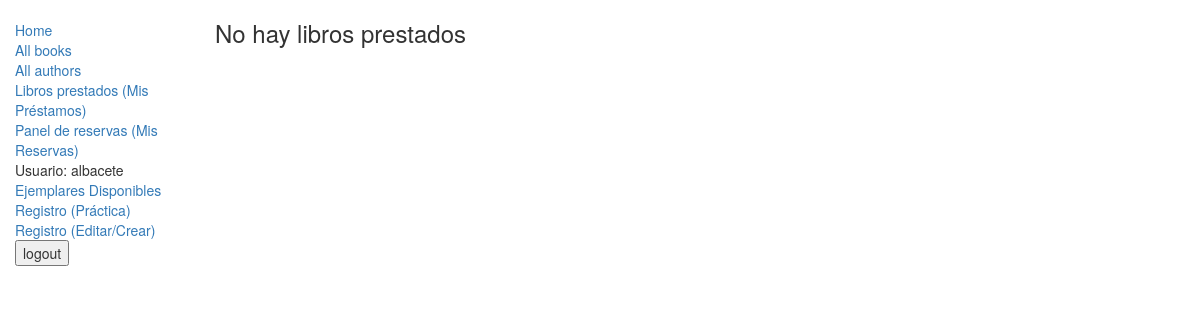
Before: /catalog/listaprestados/ (signed in) with the older database file.
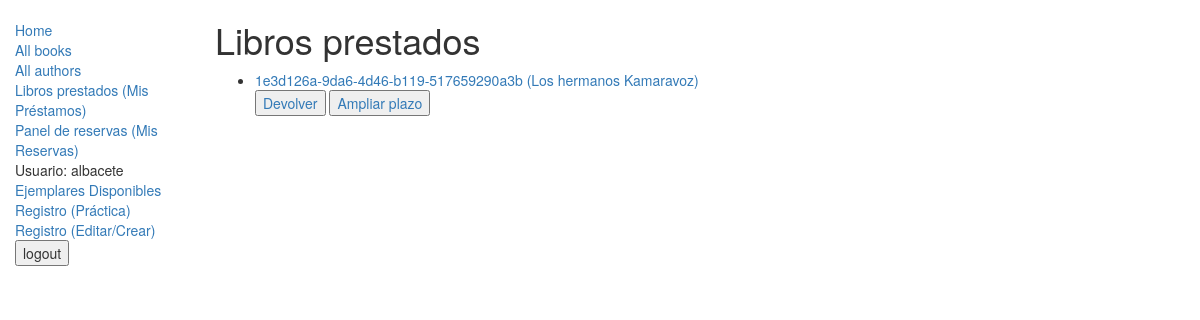
After: the same page with the newer database file.
### catalog/models.py (models this page shows, shortened)
class BookInstance(models.Model):
    id = models.UUIDField(primary_key = True, default=uuid.uuid4,help_text="id unico del ejemplar en toda la biblioteca")
    imprent = models.CharField(max_length= 200, help_text="Introduce el nombre de la editorial")
    due_back = models.DateField(null=True,blank = True)
    loan_status =(
            ("m","Maintenance"),
            ("o","on loan"),
            ("a","available"),
            ("r","reserverd")
        )
    pdf = models.FileField(upload_to="pdfs/", null=True, blank=True)
    video = models.FileField(upload_to="videos/", null=True , blank = True)
    book = models.ForeignKey(Book,on_delete = models.SET_NULL, null = True)
    lenguaje = models.ForeignKey("Language", on_delete = models.SET_NULL , null = True)
    status = models.CharField(max_length = 1, choices = loan_status, blank = True, default = "m",help_text = "Disponibilidad d del ejemplar")
    lector = models.ForeignKey("lector", on_delete= models.SET_NULL, null=True )
    portada = models.ImageField(upload_to="portadas/", null=True , blank=True)
    reservadores = models.ManyToManyField(
        "lector",
        through='Reservation',
        related_name='reservas'
    )
    class Meta:
        ordering = ["due_back"]
    def __str__(self):
        return "%s  (%s)" % (self.id,self.book.title)

class Book(models.Model):
    title = models.CharField(max_length = 200, help_text= "Introduce el nombre del libro")
    author = models.ForeignKey("Author",on_delete = models.SET_NULL, null= True)
    summary = models.TextField(max_length = 1000 , help_text = "ingrese una breve descripcion del libro")
    genre = models.ManyToManyField(Genre,help_text = "Selecciona un genero")
    def display_genre(self):
        """
           crea un string para el admin
        """
        return " ".join([genre.name for genre in self.genre.all()])
    display_genre.shortDescription = "Genre"
    isbn = models.CharField("ISBN",max_length = 13,help_text = "13 Caracteres <a href='https://www.isbn-international.org/content/what-isbn'ISBN number</a>")

### catalog/views.py (the view)
# urls.py: path("listaprestados/",views.ListaPrestados.as_view(),name = "prestados"),
class ListaPrestados(generic.ListView):
    model = BookInstance
    paginate_by = 2
    def get_queryset(self):
        return super().get_queryset().filter(status__exact = "o", lector__nombre__exact = self.request.user.username)

### catalog/templates/catalog/bookinstance_list.html (shortened to what this page needs)
{%extends "base_generic.html" %}
{%block content%}
{%if object_list%}
<h1> Libros prestados </h1>
<ul>
 {%for i in object_list %}
 <li> <a href="{% url 'ejemplarDetalle' i.pk%}">{{i}}</li>
    <form action="{% url 'operacion' i.id %}" method="post">
        <input type="submit" name="devolver" value="Devolver">
        <input type="submit" value="Ampliar plazo" name="ampliar">
    </form>
 {%endfor%}
</ul>
{%else%}
<h3> No hay libros prestados </h3>
{%endif%}
{%endblock%}

Changed rows visible on the page:
now on this page (row edited): BookInstance: id+book "1e3d126a-9da6-4d46-b119-517659290a3b (Los hermanos Kamaravoz)"
Other visible differences:
text no longer shown: "No hay libros prestados"
text now shown: "Libros prestados"
